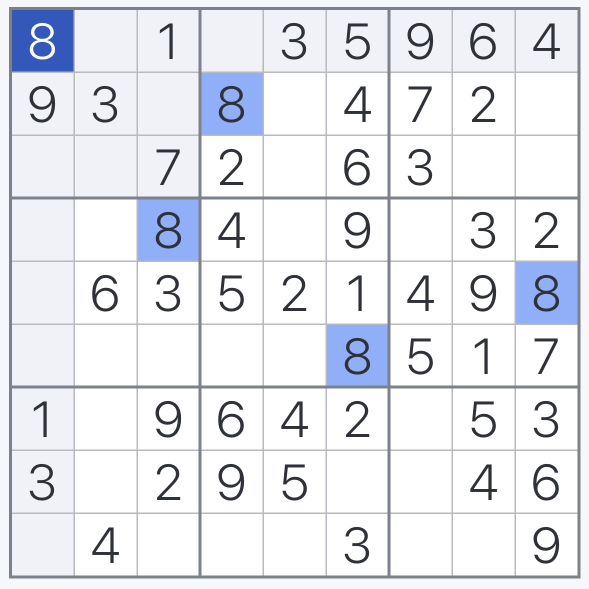
#> input picture images/markdown_sudoku.jpg, 1178 x 1178 px (shown at 1/2 size)
$ python -i board_segmenter.py   (imports and definitions only)
#> lines starting #> are read from the running program, lines starting #| are printed output that depends on the picture; after the words box and inside, x2 and y2 are one past the last pixel; in counts of white or black regions, pixels touching at a corner belong together
##################################################################################################
#                                        SCRIPT OVERVIEW                                         #
#                                                                                                #
# This script handles Sudoku grid segmentation. It takes a JPG/PNG image of a Sudoku puzzle,     #
# detects the board using contour detection and perspective transformation, and segments it      #
# into 81 individual cell readme_images (9x9). These can then be passed to OCR modules for digit        #
# extraction.                                                                                    #
##################################################################################################

##################################################################################################
#                                            IMPORTS                                             #
##################################################################################################

import cv2
import numpy as np
import os

##################################################################################################
#                                        IMPLEMENTATION                                          #
##################################################################################################

def preprocess_image(image):
    """
    Applies grayscale, Gaussian blur, and adaptive thresholding to enhance the Sudoku grid.

    Args:
        image (np.ndarray): Original BGR Sudoku image.

    Returns:
        np.ndarray: Preprocessed binary image highlighting grid lines.
    """

    gray = cv2.cvtColor(image, cv2.COLOR_BGR2GRAY)
    blur = cv2.GaussianBlur(gray, (5, 5), 0)
    thresh = cv2.adaptiveThreshold(
        blur, 255, cv2.ADAPTIVE_THRESH_GAUSSIAN_C,
        cv2.THRESH_BINARY_INV, 11, 2
    )
    return thresh

def find_largest_contour(thresh_img):
    """
    Finds the largest external contour in a thresholded image.

    Assumes the largest contour corresponds to the Sudoku board.

    Args:
        thresh_img (np.ndarray): Binary preprocessed image.

    Returns:
        np.ndarray: Contour of the Sudoku grid.
    """

    contours, _ = cv2.findContours(thresh_img, cv2.RETR_EXTERNAL, cv2.CHAIN_APPROX_SIMPLE)
    return max(contours, key=cv2.contourArea)

def warp_perspective(image, contour, size=450):
    """
    Warps a detected grid contour into a top-down square view.

    Applies a perspective transform and fixes orientation for consistency.

    Args:
        image (np.ndarray): Original image.
        contour (np.ndarray): 4-point contour of the Sudoku grid.
        size (int): Desired output size (default: 450).

    Returns:
        np.ndarray: Warped, oriented square image of the Sudoku grid.

    Raises:
        ValueError: If the contour does not have exactly 4 points.
    """

    peri = cv2.arcLength(contour, True)
    approx = cv2.approxPolyDP(contour, 0.02 * peri, True)

    if len(approx) != 4:
        raise ValueError("Could not find 4-cornered grid contour.")

    points = approx.reshape(4, 2)
    points = sorted(points, key=lambda x: x[0] + x[1])
    tl, tr = sorted(points[:2], key=lambda x: x[0])
    bl, br = sorted(points[2:], key=lambda x: x[0])

    src = np.array([tl, tr, br, bl], dtype="float32")
    dst = np.array([[0, 0], [size-1, 0], [size-1, size-1], [0, size-1]], dtype="float32")

    matrix = cv2.getPerspectiveTransform(src, dst)

    warped = cv2.warpPerspective(image, matrix, (size, size))

    # 💡 FIX ORIENTATION
    warped = cv2.rotate(warped, cv2.ROTATE_90_CLOCKWISE)
    warped = cv2.flip(warped, 1)  # Horizontal flip

    return warped

def segment_cells(warped_grid):
    """
    Splits a warped Sudoku grid into 81 equal-sized cell readme_images.

    Args:
        warped_grid (np.ndarray): Top-down 450x450 Sudoku grid image.

    Returns:
        list[np.ndarray]: List of 81 cell readme_images in row-major order.
    """

    cells = []
    size = warped_grid.shape[0]  # assuming square
    cell_size = size // 9

    for y in range(9):
        for x in range(9):
            x1, y1 = x * cell_size, y * cell_size
            cell = warped_grid[y1:y1 + cell_size, x1:x1 + cell_size]
            cells.append(cell)
    return cells

def extract_cells_from_image(image_path: str) -> list:
    """
    Full pipeline to extract 81 cell readme_images from a Sudoku puzzle image.

    Args:
        image_path (str): Path to the input image.

    Returns:
        list[np.ndarray]: List of 81 segmented cell readme_images.
    """
#> called with image_path = '../images/markdown_sudoku.jpg'

    if not os.path.exists(image_path):
        raise FileNotFoundError(f"Image not found: {image_path}")

    image = cv2.imread(image_path)
#> image is the input picture: shape (1178, 1178, 3); mean B, G, R 238, 232.2, 230
    preprocessed = preprocess_image(image)
#> in preprocess_image, `gray = cv2.cvtColor(image, cv2.COLOR_BGR2GRAY)`:
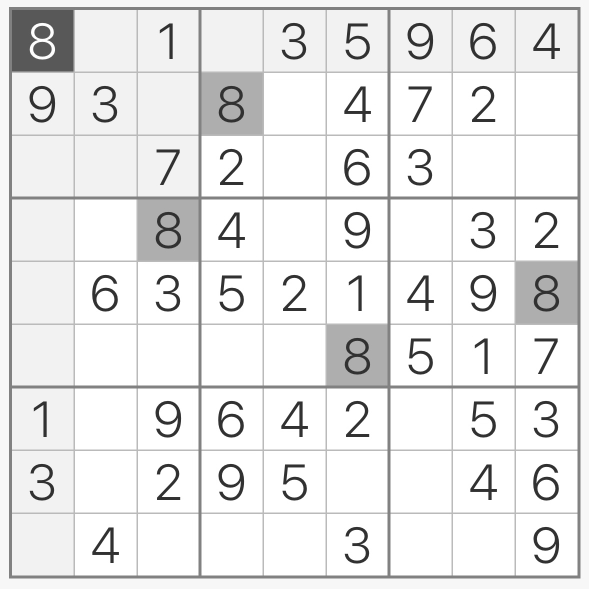
#> gray: shape (1178, 1178) (shown at 1/2 size); min 42, max 255, mean 232.1
#> in preprocess_image, `thresh = cv2.adaptiveThreshold( blur, 255, cv2.ADAPTIVE_THRESH_GAUSSIA..`:
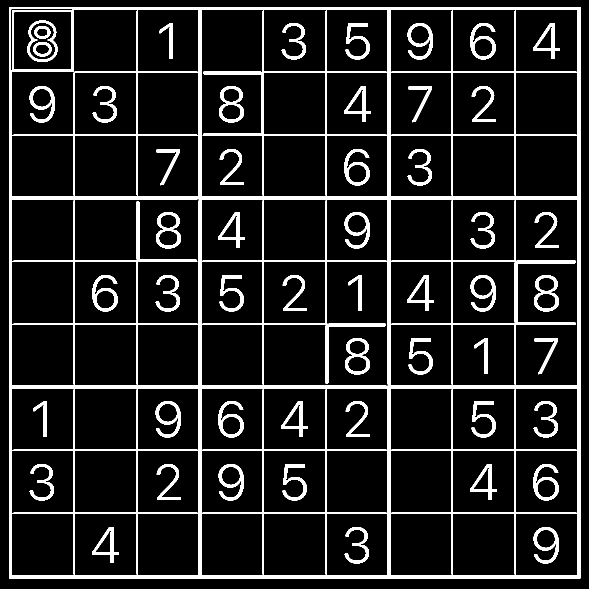
#> thresh: shape (1178, 1178) (shown at 1/2 size); 11% white; 53 white regions, largest, box (x1, y1, x2, y2) and area: (18, 14, 1161, 1157) 98094, (438, 172, 488, 245) 1325, (312, 424, 362, 497) 1324
    contour = find_largest_contour(preprocessed)
#> in find_largest_contour, `contours, _ = cv2.findContours(thresh_img, cv2.RETR_EXTERNAL, cv2.CHAI..`: contours = [[[18, 14], [18, 1156], [1160, 1156], [1160, 14]]]
#> contour = [[18, 14], [18, 1156], [1160, 1156], [1160, 14]]
    warped = warp_perspective(image, contour)
#> in warp_perspective, `peri = cv2.arcLength(contour, True)`: peri = 4568
#> in warp_perspective, `approx = cv2.approxPolyDP(contour, 0.02 * peri, True)`: approx = [[18, 14], [18, 1156], [1160, 1156], [1160, 14]]
#> in warp_perspective, `points = sorted(points, key=lambda x: x[0] + x[1])`: points = [[18, 14], [18, 1156], [1160, 14], [1160, 1156]]
#> in warp_perspective, `tl, tr = sorted(points[:2], key=lambda x: x[0])`: tl = [18, 14]; tr = [18, 1156]
#> in warp_perspective, `bl, br = sorted(points[2:], key=lambda x: x[0])`: bl = [1160, 14]; br = [1160, 1156]
#> in warp_perspective, `src = np.array([tl, tr, br, bl], dtype="float32")`: src = [[18, 14], [18, 1156], [1160, 1156], [1160, 14]]
#> in warp_perspective, `matrix = cv2.getPerspectiveTransform(src, dst)`: matrix = [[4.16e-17, 0.393, -5.5], [0.393, 0, -7.08], [3.46e-20, 0, 1]]
#> in warp_perspective, `warped = cv2.warpPerspective(image, matrix, (size, size))`:
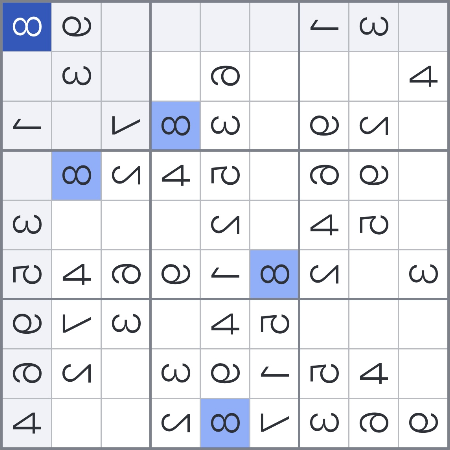
#> warped: shape (450, 450, 3); mean B, G, R 236.6, 230.7, 228.5
#> in warp_perspective, `warped = cv2.rotate(warped, cv2.ROTATE_90_CLOCKWISE)`:
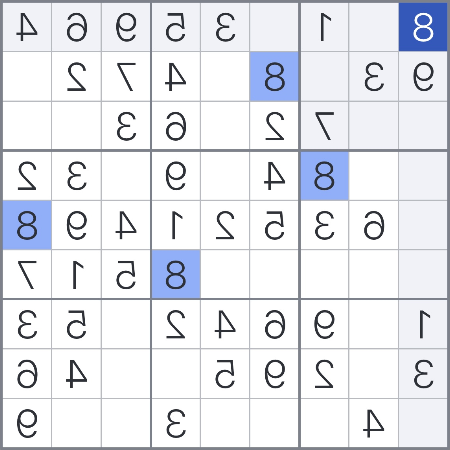
#> warped: shape (450, 450, 3); mean B, G, R 236.6, 230.7, 228.5
#> in warp_perspective, `warped = cv2.flip(warped, 1)`:
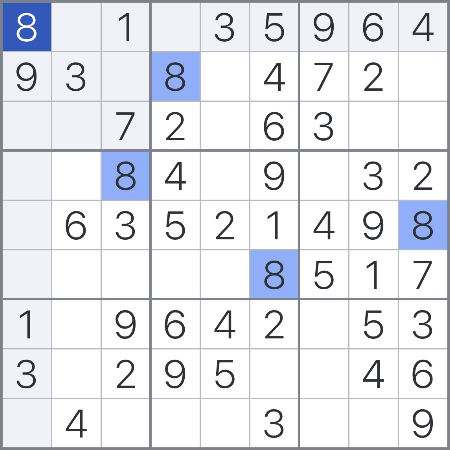
#> warped: shape (450, 450, 3); mean B, G, R 236.6, 230.7, 228.5
    cell_images = segment_cells(warped)
#> after the loop in segment_cells, `for y in range(9):`: cells = 81 items
#> cell_images = 81 items
    return cell_images

>>> result = extract_cells_from_image('../images/markdown_sudoku.jpg')
#> result = 81 items
